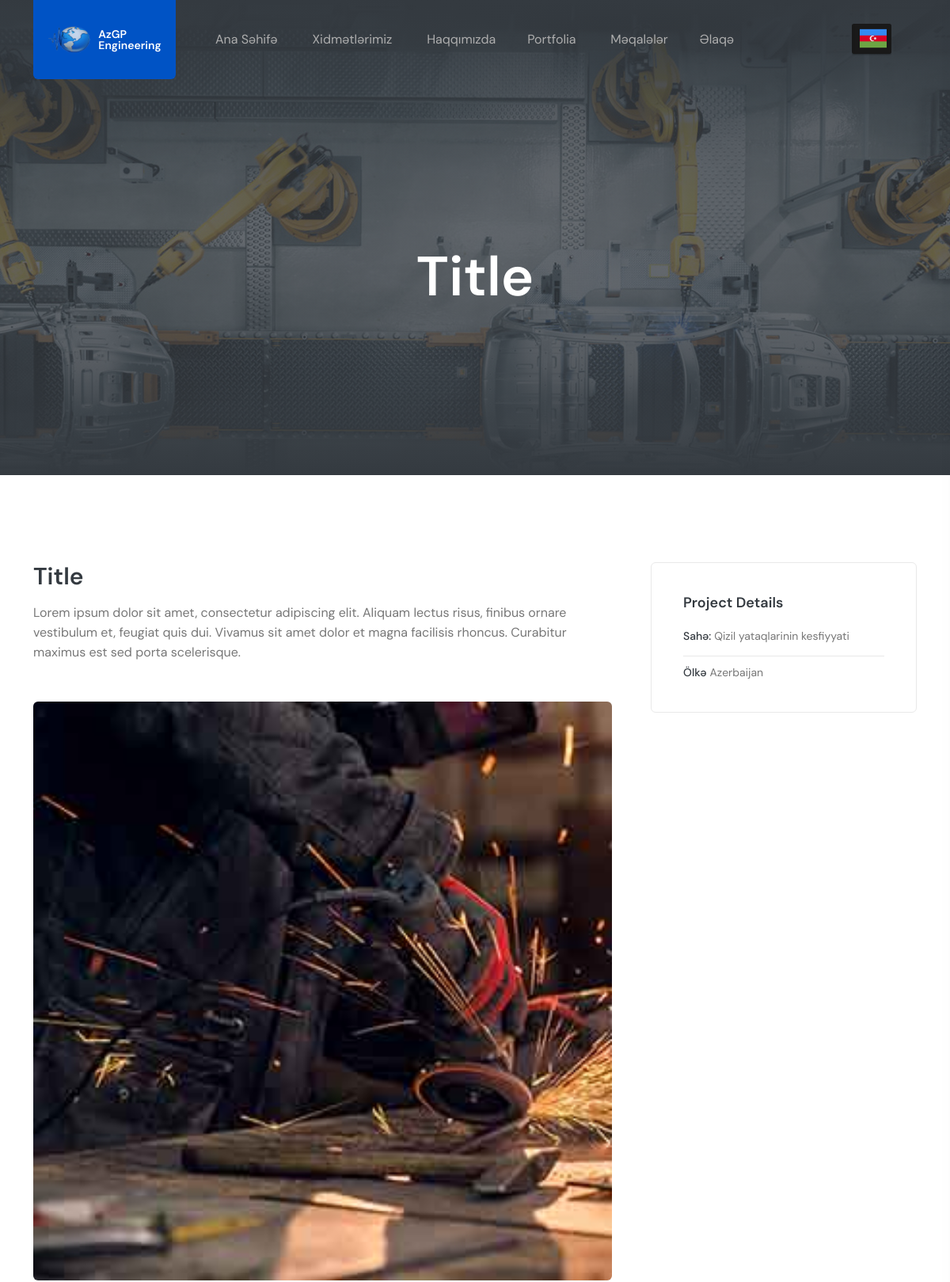
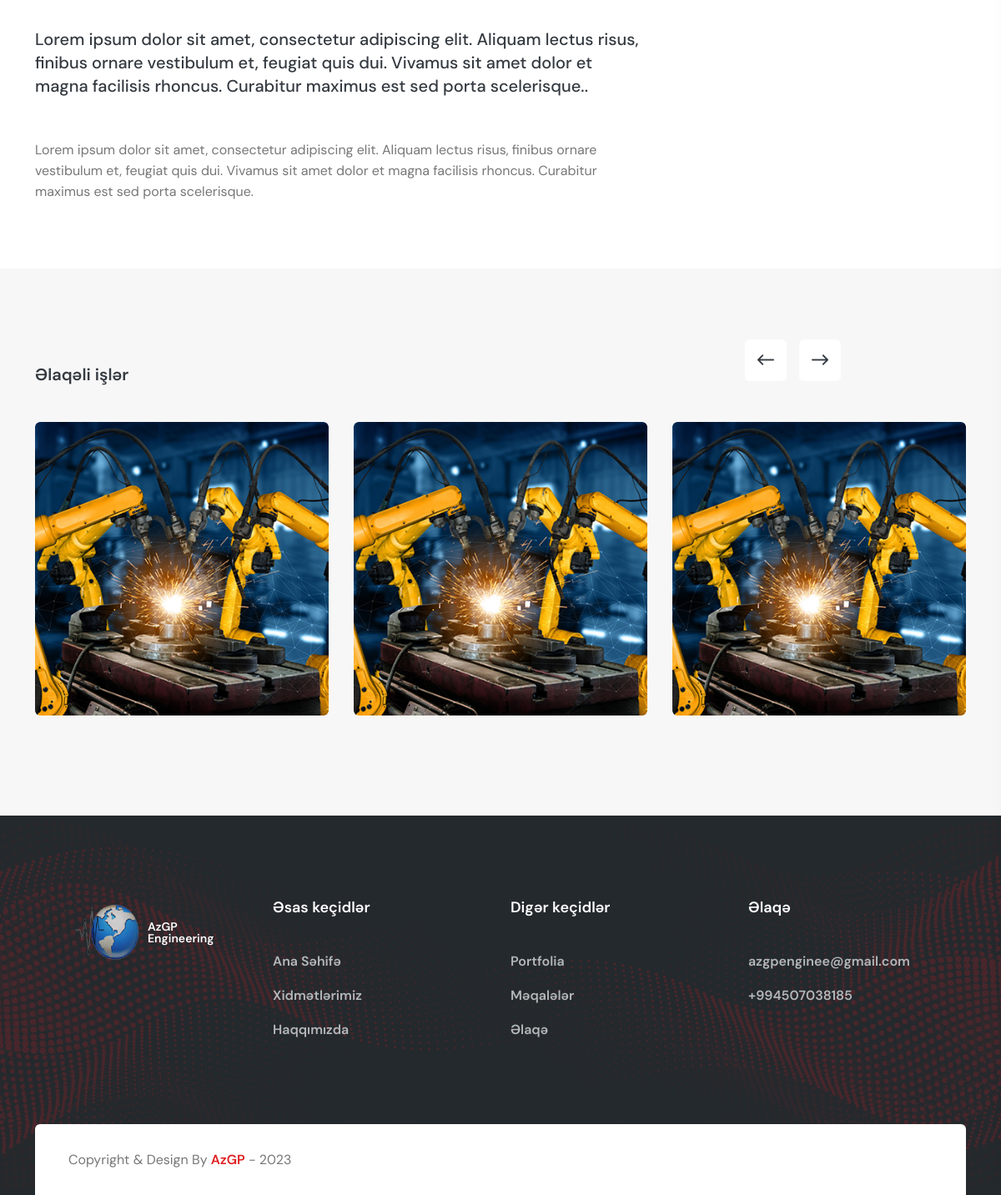
Screenshot of /portfolio/title with the database file from the repository (2 pictures, top to bottom).
### app/models.py (models this page shows, shortened)
class BaseMixin(models.Model):
    slug = models.SlugField(unique=True,editable=False,blank=True,null=True)
    created_at = models.DateField(auto_now_add=True,blank=True,null=True,)
    class Meta:
        abstract = True

class Portfolia(BaseMixin):
    minititle = models.CharField(max_length=330)
    title = models.CharField(max_length=340)
    mainimage = models.ImageField()
    name = models.CharField(max_length=500)
    description = models.TextField()
    strong_description = models.TextField(null=True,blank=True)
    description2 = models.TextField()
    icon = models.FileField(null=True,blank=True)
    field = models.ForeignKey(Field,on_delete=models.CASCADE,null=True)
    value = models.SmallIntegerField(null=True,blank=True)
    client_country = models.CharField(max_length=400,null=True,blank=True)

class Field(models.Model):
    name = models.CharField(max_length=200)

### app/views.py (the view)
# urls.py: path('portfolio/<slug>',portfoliosingle,name='portfoliosingle'),
def portfoliosingle(request,slug=None):
    fields = Field.objects.all()
    if slug:
        Work = Portfolia.objects.get(slug=slug)
    recent_works = Portfolia.objects.all()
    if len(recent_works) >3:
        recent_works = recent_works[3]
    context = {
        'work':Work,
        'fields':fields,
        'recent_works':recent_works
    }
    return render(request,'portfolio-details.html',context)

### templates/portfolio-details.html (shortened to what this page needs)
<!doctype html>
{% load static %}
{% load i18n %}
<html class="no-js" lang="zxx">
<head>
      <link rel="stylesheet" href="{% static 'assets/css/bootstrap.css' %}">
      <link rel="stylesheet" href="{% static 'assets/css/meanmenu.css' %}">
      <link rel="stylesheet" href="{% static 'assets/css/animate.css' %}">
      <link rel="stylesheet" href="{% static 'assets/css/owl-carousel.css' %}">
      <link rel="stylesheet" href="{% static 'assets/css/swiper-bundle.css' %}">
      <link rel="stylesheet" href="{% static 'assets/css/backtotop.css' %}">
      <link rel="stylesheet" href="{% static 'assets/css/magnific-popup.css' %}">
      <link rel="stylesheet" href="{% static 'assets/css/nice-select.css' %}">
      <link rel="stylesheet" href="{% static 'assets/css/flaticon.css' %}">
      <link rel="stylesheet" href="{% static 'assets/css/font-awesome-pro.css' %}">
      <link rel="stylesheet" href="{% static 'assets/css/spacing.css' %}">
      <link rel="stylesheet" href="{% static 'assets/css/style.css' %}">
   </head>
   <body>
      <header id="header-sticky" class="header-area">
         <div class="container">
               <div class="row align-items-center">
                  <div class="col-xl-2 col-lg-2 col-md-6 col-6">
                     <div class="logo-area">
                           <div class="logo">
                              <a href="{% url 'home' %}" style="display: flex;justify-content:center;align-items:center; width:100%;"><img style="width:30%;filter:opacity(0.8);height:40px;" src="{% static 'azgp_logo2.png' %}" alt=""><div style="display: grid;line-height:14px;color:white;font-weight:600;margin-left:10px;"><span>AzGP</span><span>Engineering</span></div></a>
                           </div>
                     </div>
                  </div>
                  <div class="col-xl-9 col-lg-8 col-md-6 col-6">
                     <div class="menu-area menu-padding">
                           <div class="main-menu">
                              <nav id="mobile-menu">
                                 <ul>
                                    <li ><a href="{% url 'home' %}">Ana Səhifə</a>
                                    </li>
                                    <li><a href="{% url 'services' %}">Xidmətlərimiz</a>
                                    </li>
                                    <li ><a href="{% url 'about' %}">Haqqımızda</a>
                                       <li><a href="{% url 'portfolio' %}">Portfolia</a></li>
                                    <li ><a href="{% url 'blog' %}">Məqalələr</a>
                                    <li><a href="{% url 'contact' %}">Əlaqə</a></li>
                                 </ul>
                              </nav>
                           </div>
                     </div>
                  </div>
                  <div class="col-xl-1 col-lg-2 d-none d-lg-block">
                     <div class="header-info f-right">
                        <div class="dinozavr"
                        style="display:flex;align-items:center;justify-content:center;gap:2rem;">
                        <div id="lang_selector" class="language-dropdown">
                            <label for="toggle" class="lang-flag lang-en" title="Click to select the language">
                                <span class="flag"></span>
                            </label>
                        </div>
                    </div>
                     </div>
                  </div>
               </div>
         </div>
      </header>
      <main>
      <section class="page__title-area page__title-height page__title-overlay d-flex align-items-center" data-background="{% static 'assets/img/bg/page-bg.jpg' %}">
         <div class="container">
            <div class="row">
               <div class="col-xxl-12">
                  <div class="page__title-wrapper mt-100">
                     <h3 class="page__title mt-20">{{work.title}}</h3>
                  </div>
               </div>
            </div>
         </div>
      </section>
      <div class="portfoilo__area pt-110 pb-30">
         <div class="container">
            <div class="row">
               <div class="col-xxl-8 col-xl-7 col-lg-7">
                  <div class="portfolio__details mb-50">
                     <h4 class="portfolio__details-title">{{work.title}}</h4>
                     <p class="pt-d-text mb-50">{{work.description}}</p>
                     <div class="pt-d-image w-img mb-35">
                        <img src="{{work.mainimage.url}}" alt="portfolio-details-img">
                     </div>
                     <blockquote class="mb-50">{{work.strong_description}}.</blockquote>
                     <p class="pt-d-text mb-25">{{work.description2}}</p>
                  </div>
               </div>
               <div class="col-xxl-4 col-xl-5 col-lg-5">
                  <div class="portfolio__sidebar mb-50">
                     <div class="ps__item mb-40">
                        <div class="ps__item-info">
                           <h5 class="ps__title">Project Details</h5>
                           <div class="ps-list">
                              <ul>
                                 <li><span>Sahə:</span> {{work.field.name}}</li>
                                 <li><span>Ölkə</span>  {{work.client_country}}</li>
                              </ul>
                           </div>
                        </div>
                     </div>
                  </div>
               </div>
            </div>
         </div>
      </div>
      <div class="related__services grey-bg-5 pt-115 pb-120">
         <div class="container">
            <h5 class="related__services-title mb-45">Əlaqəli işlər</h5>
               <div class="row">
                  <div class="col-xl-12">
                  <div class="related__services-slider swiper-container">
                        <div class="swiper-wrapper">
                           {% for work in recent_works %}
                           <div class="portfolio-item swiper-slide">
                              <div class="portfolio-wrapper">
                                 <div class="portfolio-image portfolio-image-2 w-img">
                                    <img src="{% static 'assets/img/portfolio/slider/ps-1.jpg' %}" alt="">
                                 </div>
                              </div>
                           </div>
                           {% endfor %}
                        </div>
                     </div>
                  </div>
               </div>
            <div class="related__services-arrow">
               <div class="services-button-prev ms-button-4"><i class="far fa-long-arrow-left"></i></div>
               <div class="services-button-next ms-button-4"><i class="far fa-long-arrow-right"></i></div>
            </div>
         </div>
      </div>
     </main>
      <footer>
         <div class="footer-area black-bg-2 pt-100 fix">
            <div class="container">
               <div class="row">
                  <div class="col-xl-3 col-lg-3 col-md-3 col-sm-4">
                     <div class="footer__widget mb-40">
                        <div class="footer__logo">
                           <a href="{% url 'home' %}" style="display: flex;justify-content:center;align-items:center; width:100%;margin-bottom:auto"><img style="width:30%;filter:opacity(0.8);height:80px;" src="{% static 'azgp_logo2.png' %}" alt=""><div style="display: grid;line-height:14px;color:white;font-weight:600;margin-left:10px;"><span>AzGP</span><span>Engineering</span></div></a>
                        </div>
                     </div>
                  </div>
                  <div class="col-xl-3 col-lg-3 col-md-3 col-sm-4 col-6">
                     <div class="footer__widget mb-40">
                        <h5 class="footer__widget-title">Əsas keçidlər</h5>
                        <div class="footer__widget-content">
                           <div class="footer__links">
                              <ul>
                                 <li ><a href="{% url 'home' %}">Ana Səhifə</a>
                                 </li>
                                 <li><a href="{% url 'services' %}">Xidmətlərimiz</a>
                                 </li>
                                 <li ><a href="{% url 'about' %}">Haqqımızda</a>
                              </ul>
                        </div>
                        </div>
                     </div>
                  </div>
                  <div class="col-xl-3 col-lg-3 col-md-3 col-sm-4 col-6">
                     <div class="footer__widget mb-40">
                        <h5 class="footer__widget-title">Digər keçidlər</h5>
                        <div class="footer__widget-content">
                           <div class="footer__links">
                              <ul>
                                 <li><a href="{% url 'portfolio' %}">Portfolia</a></li>
                              <li ><a href="{% url 'blog' %}">Məqalələr</a>
                              <li><a href="{% url 'contact' %}">Əlaqə</a></li>
                              </ul>
                        </div>
                        </div>
                     </div>
                  </div>
                  <div class="col-xl-2 col-lg-2 col-md-3 col-sm-4 col-6">
                     <div class="footer__widget mb-40">
                        <h5 class="footer__widget-title">Əlaqə</h5>
                        <div class="footer__widget-content">
                           <div class="footer__links">
                              <ul>
                                 <li><a  href="https://azgpengineering@gmail.com">azgpenginee@gmail.com</a></li>
                                 <li><a  href="tel:+994507038185">+994507038185</a></li>
                              </ul>
                        </div>
                        </div>
                     </div>
                  </div>
               </div>
               <div class="footer__copyright white-bg mt-60">
                  <div class="row">
                     <div class="col-xl-6 col-lg-6 col-md-6 col-sm-6">
                        <div class="footer__copyright-text">
                           <p>Copyright & Design By <a href="#">AzGP</a> - 2023</p>
                        </div>
                     </div>
                  </div>
               </div>
            </div>
            <div class="footer__shape-1">
               <img src="{% static 'assets/img/footer/footer-shape-1.png' %}" alt="">
            </div>
            <div class="footer__shape-2">
               <img src="{% static 'assets/img/footer/footer-shape-2.png' %}" alt="">
            </div>
         </div>
      </footer>
   </body>
</html>

### static/assets/css/spacing.css (style rules this page uses)
.mt-20 { margin-top:20px }
.mt-60 { margin-top:60px }
.mt-100 { margin-top:100px }
.mb-25 { margin-bottom:25px }
.mb-35 { margin-bottom:35px }
.mb-40 { margin-bottom:40px }
.mb-45 { margin-bottom:45px }
.mb-50 { margin-bottom:50px }
.pt-100 { padding-top:100px }
.pt-110 { padding-top:110px }
.pt-115 { padding-top:115px }
.pb-30 { padding-bottom:30px }
.pb-120 { padding-bottom:120px }

### templates/portfolio-details.html (style rules this page uses)
.logo { background-color:#0053c5; }

### rows the page displays
Portfolia: title "Title", description "Lorem ipsum dolor sit amet, consectetur adipiscing elit. Aliquam lectus risus, finibus ornare vestibulum et, feugiat quis dui. Vivamus sit amet dolor et magna facilisis rhoncus. Curabitur maximus est sed porta scelerisque.", mainimage (picture), strong_description "Lorem ipsum dolor sit amet, consectetur adipiscing elit. Aliquam lectus risus, finibus ornare vestibulum et, feugiat quis dui. Vivamus sit amet dolor et magna facilisis rhoncus. Curabitur maximus est sed porta scelerisque.", description2 "Lorem ipsum dolor sit amet, consectetur adipiscing elit. Aliquam lectus risus, finibus ornare vestibulum et, feugiat quis dui. Vivamus sit amet dolor et magna facilisis rhoncus. Curabitur maximus est sed porta scelerisque.", field.name "Qizil yataqlarinin kesfiyyati", client_country "Azerbaijan"
